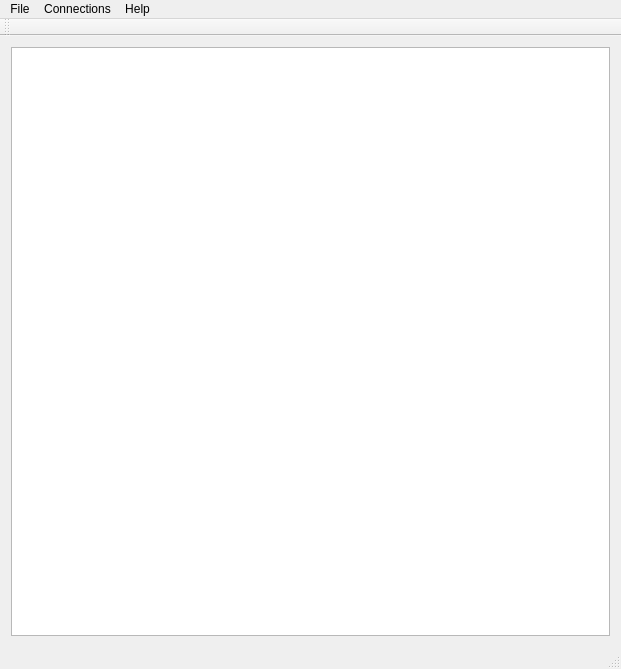
<?xml version="1.0" encoding="UTF-8"?>
<ui version="4.0">
 <class>SEGUIAppClass</class>
 <widget class="QMainWindow" name="SEGUIAppClass">
  <property name="geometry">
   <rect>
    <x>0</x>
    <y>0</y>
    <width>621</width>
    <height>669</height>
   </rect>
  </property>
  <property name="windowTitle">
   <string>SEGUIApp</string>
  </property>
  <widget class="QWidget" name="centralWidget">
   <property name="enabled">
    <bool>true</bool>
   </property>
   <property name="autoFillBackground">
    <bool>true</bool>
   </property>
   <layout class="QVBoxLayout" name="verticalLayout_3" stretch="1,0">
    <item>
     <layout class="QVBoxLayout" name="mainVLayout"/>
    </item>
    <item>
     <layout class="QVBoxLayout" name="bottomVLayout" stretch="0">
      <property name="spacing">
       <number>0</number>
      </property>
      <property name="sizeConstraint">
       <enum>QLayout::SetNoConstraint</enum>
      </property>
      <property name="leftMargin">
       <number>0</number>
      </property>
      <item>
       <widget class="QListWidget" name="outputListView">
        <property name="isWrapping" stdset="0">
         <bool>false</bool>
        </property>
        <property name="uniformItemSizes">
         <bool>false</bool>
        </property>
        <property name="wordWrap">
         <bool>true</bool>
        </property>
       </widget>
      </item>
     </layout>
    </item>
   </layout>
  </widget>
  <widget class="QMenuBar" name="menuBar">
   <property name="geometry">
    <rect>
     <x>0</x>
     <y>0</y>
     <width>621</width>
     <height>21</height>
    </rect>
   </property>
   <widget class="QMenu" name="menuConnections">
    <property name="title">
     <string>Connections</string>
    </property>
    <addaction name="actionOpen"/>
    <addaction name="actionClose"/>
    <addaction name="actionClose_All"/>
   </widget>
   <widget class="QMenu" name="menuFile">
    <property name="title">
     <string>File</string>
    </property>
   </widget>
   <widget class="QMenu" name="menuHelp">
    <property name="title">
     <string>Help</string>
    </property>
   </widget>
   <addaction name="menuFile"/>
   <addaction name="menuConnections"/>
   <addaction name="menuHelp"/>
  </widget>
  <widget class="QToolBar" name="mainToolBar">
   <attribute name="toolBarArea">
    <enum>TopToolBarArea</enum>
   </attribute>
   <attribute name="toolBarBreak">
    <bool>false</bool>
   </attribute>
  </widget>
  <widget class="QStatusBar" name="statusBar"/>
  <action name="actionOpen">
   <property name="text">
    <string>Open</string>
   </property>
  </action>
  <action name="actionClose">
   <property name="text">
    <string>Close</string>
   </property>
  </action>
  <action name="actionClose_All">
   <property name="text">
    <string>Close All</string>
   </property>
  </action>
 </widget>
 <layoutdefault spacing="6" margin="11"/>
 <resources>
  <include location="SEGUIApp.qrc"/>
 </resources>
 <connections/>
</ui>
